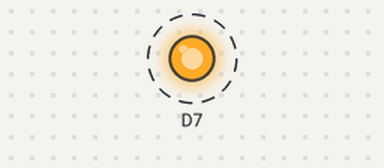
Simulated run of this sketch. Board: Particle Photon. Shown: output pins drawn as LEDs (lit = HIGH). Dashed ring = blinking. What the sketch prints to the serial monitor is not drawn.

Above: at 0.2 s.
Timing chart, 0 to 3.0 s (numbered marks = the images above):
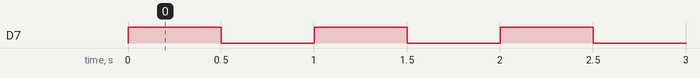

The sketch:

main.ino
```cpp
//*****************************************************************************
// SMOKER PROJECT
//  Developer: Duncan Lowder
//  Date:      04-24-2016
//*****************************************************************************

//=============================================================================
// GLOBAL VARIABLES
//=============================================================================

long counter = 0;

//-----------------------------------------------------------------------------
// setup
//  Description: This function performs all of the initialization needed for
//               the uC to run correctly. This is called when the processor
//               first powers up.
//  Parameters:  None
//  Return:      None
//-----------------------------------------------------------------------------
void setup() {
  // Initialize serial port for debug
  Serial.begin(9600);

  // Set D7 as an output
  pinMode(D7, OUTPUT);

  // Counter variable
  Spark.variable("counter", &counter, INT);
}

//-----------------------------------------------------------------------------
// loop
//  Description: Main loop for the program. This is called every 10-15ms by
//               the particle API. All WiFi and background related tasks are
//               handled by the SPARK core firmware.
//  Parameters:  None
//  Return:      None
//-----------------------------------------------------------------------------
void loop() {
  digitalWrite(D7, HIGH);
  delay(500);
  digitalWrite(D7, LOW);
  delay(500);

  Serial.println(counter++);
}
```

Measured:
- by itself, D7: alternates HIGH for 0.50 s and LOW for 0.50 s
